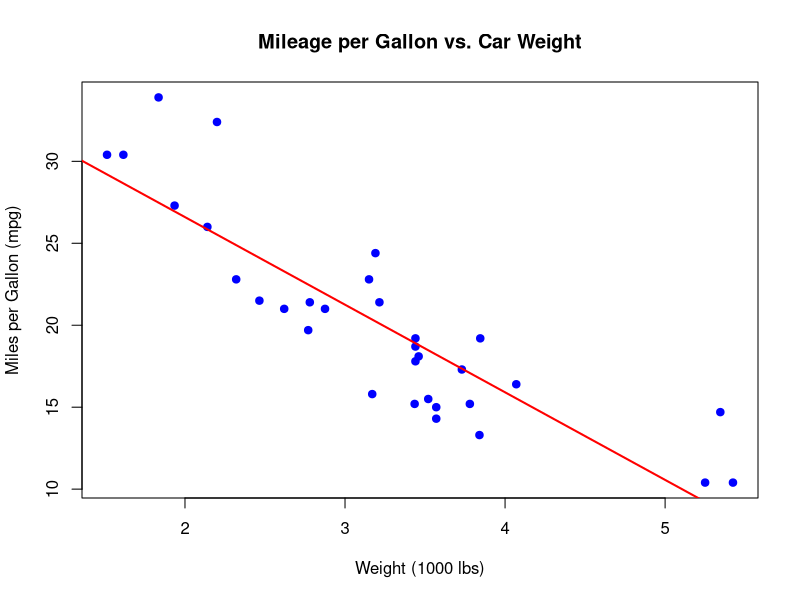

Generate this figure with R:

# Import dataset
data("mtcars")

# View first few rows
head(mtcars)

# View structure
str(mtcars)

# Print first 10 rows of first column (mpg)
print(mtcars[1:10, 1])

# View summary stats for each column
summary(mtcars)

# Plot mtcars mpg vs. weight
plot(mtcars$wt, mtcars$mpg,
     main = "Mileage per Gallon vs. Car Weight",
     xlab = "Weight (1000 lbs)",
     ylab = "Miles per Gallon (mpg)",
     pch = 19,
     col = "blue")

# Add a regression line to the plot
abline(lm(mpg ~ wt, data = mtcars), col = "red", lwd = 2)


##################################################


# Create an S3 object example
s3_obj <- list(name = "Myself", age = 28, GPA = 3.9)
class(s3_obj) <- "student_s3"

# Create an S4 class and object example
setClass("student_s4",
         slots = c(name = "character", age = "numeric", GPA = "numeric"))
s4_obj <- new("student_s4", name = "Myself", age = 28, GPA = 3.9)

# Print statements for each type of object (s3 and s4)
print(s3_obj)
print(s4_obj)
